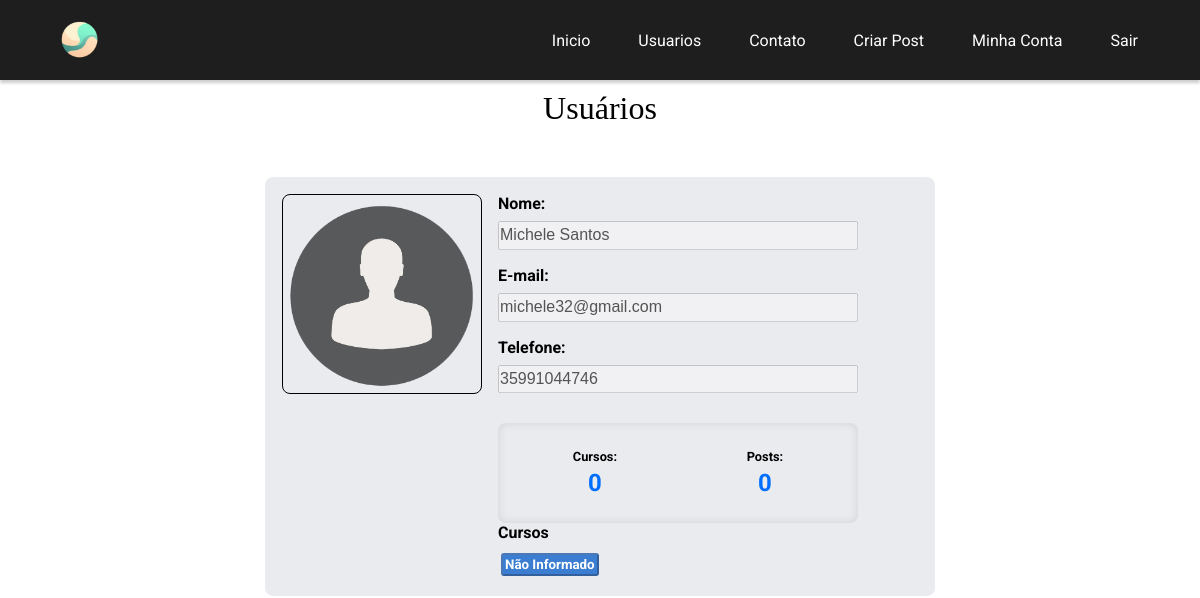
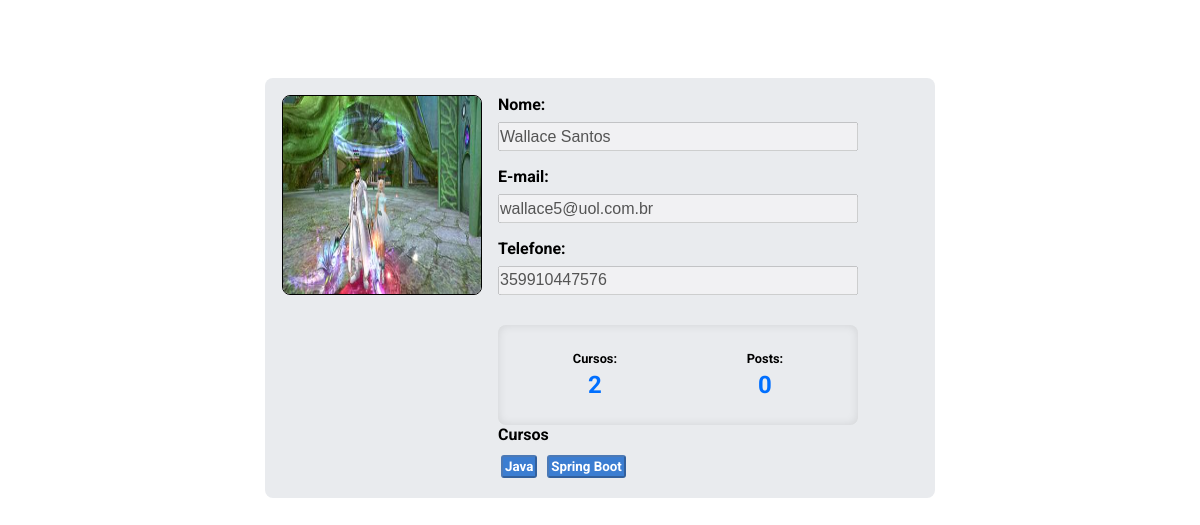
Page /usuarios (signed in) on the earlier database version (2 pictures, top to bottom).
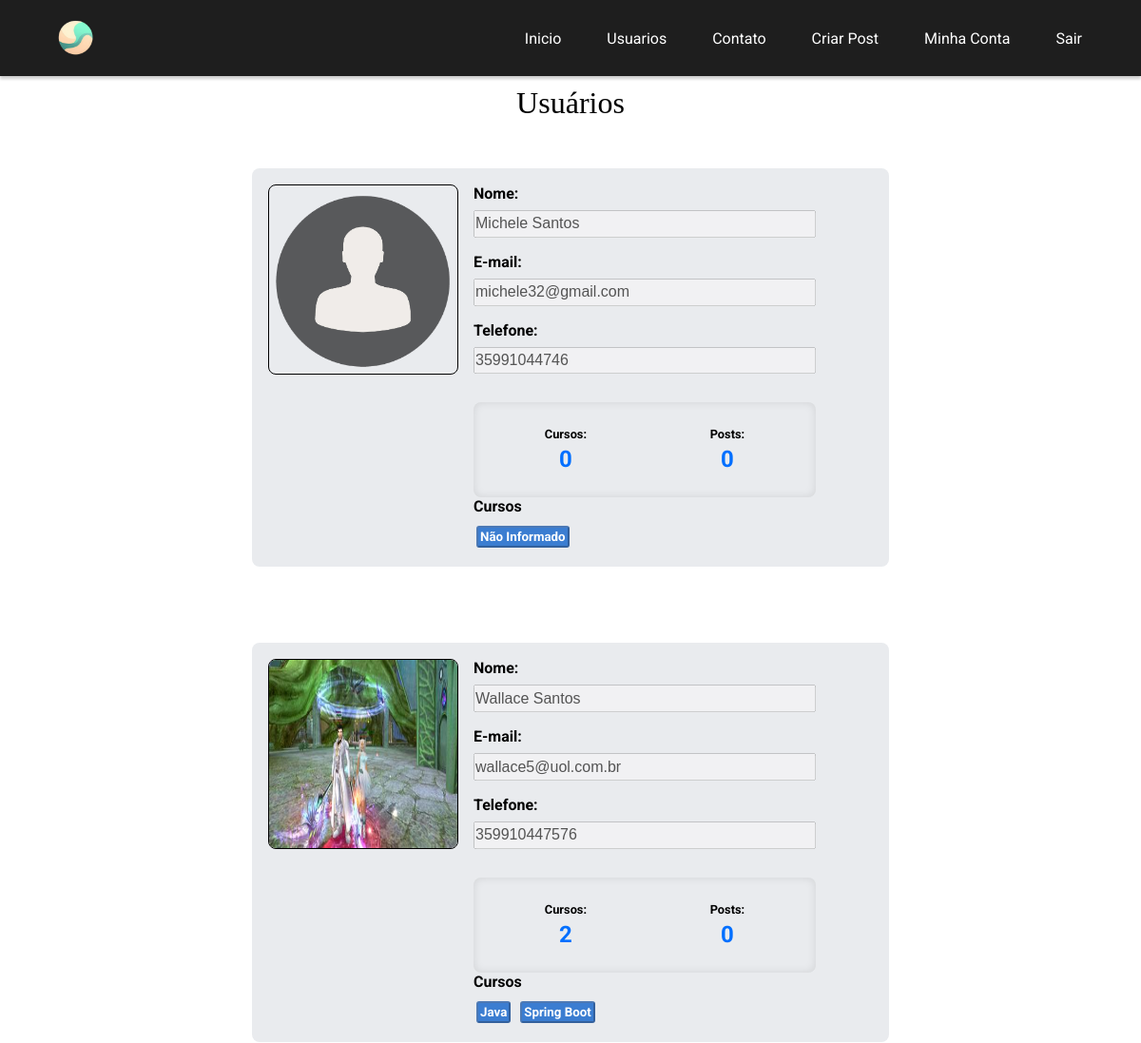
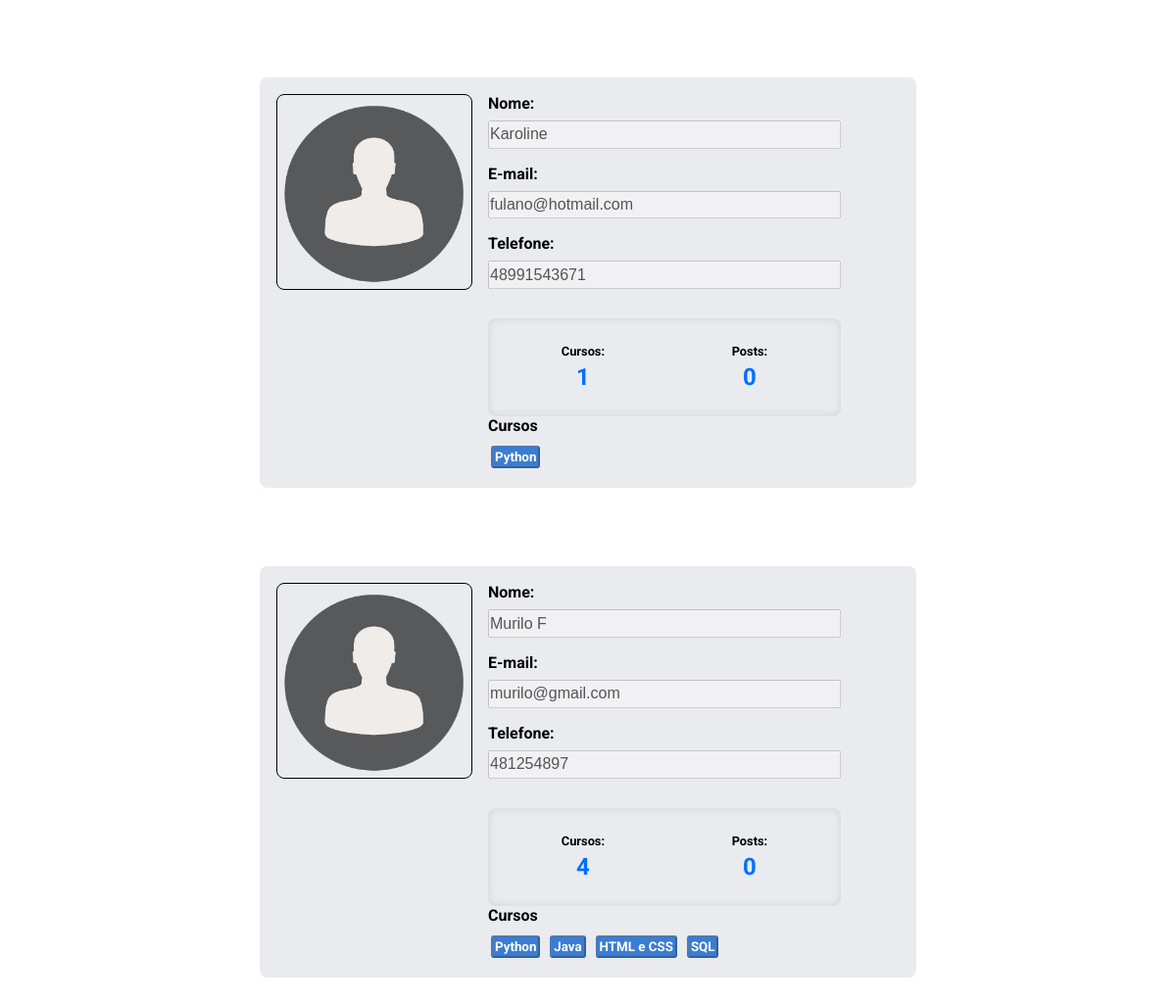
Same page on the later database version (2 pictures, top to bottom).
### comunidadeblog/models.py (models this page shows)
class Usuario(database.Model, UserMixin):
    id = database.Column(database.Integer, primary_key=True)
    username = database.Column(database.String, nullable=False)
    email = database.Column(database.String, nullable=False, unique=True)
    telefone = database.Column(database.String(14), nullable=True)
    senha = database.Column(database.String(20), nullable=False)
    foto_perfil = database.Column(database.String, default='default.jpg', nullable=False)
    posts = database.relationship('Post', backref='autor', lazy=True)      # primeiro parametro 'Post' se refere a classe Post e backre='autor
    cursos = database.Column(database.String, nullable=False, default="Não Informado")

### comunidadeblog/routes.py (the view)
@app.route('/usuarios')
@login_required
def usuarios():
    lista_usuarios = Usuario.query.all()
    return render_template('usuarios.html', lista_usuarios=lista_usuarios)

### comunidadeblog/models.py (called while the page is built)
@login_manager.user_loader
def load_usuario(id_usuario):
    return Usuario.query.get(int(id_usuario))

### comunidadeblog/templates/usuarios.html
{% extends 'base.html' %} {% block body %}
<div class="title-usuarios">Usuários</div>
{% for usuario in lista_usuarios %}
    <div class="container-minhaconta">
        <div class="content-minhaconta">
            <div class="lado">
                <img
                    src="{{ url_for('static', filename='fotos_perfil/{}'.format(usuario.foto_perfil)) }}"
                    class="image-perfil"
                    alt="imagem-perfil"
                />
            </div>
            <div class="form-dados-conta">
                <div class="form-row">
                    <label class="label-minhaconta">Nome:</label>
                    <input
                        type="text"
                        name="username"
                        id="username"
                        class="input-minhaconta"
                        value="{{ usuario.username }}"
                        disabled
                    />
                </div>
                <div class="form-row">
                    <label class="label-minhaconta">E-mail:</label>
                    <input
                        type="text"
                        name="email"
                        id="email"
                        class="input-minhaconta"
                        value="{{ usuario.email }}"
                        disabled
                    />
                </div>
                <div class="form-row">
                    <label class="label-minhaconta">Telefone:</label>
                    <input
                        type="text"
                        name="telefone"
                        id="telefone"
                        class="input-minhaconta"
                        value="{{ usuario.telefone }}"
                        disabled
                    />
                </div>
                <div class="contagem-bloco">
                    <div class="curso-bloco">
                        <label class="label-bloco">Cursos:</label>
                        <div class="contador-bloco">
                            {% if 'Não Informado' in usuario.cursos %} 0 {%
                            else %} {{ usuario.cursos.count(';') + 1 }} {%
                            endif %}
                        </div>
                    </div>
                    <div class="post-bloco">
                        <label class="label-bloco">Posts:</label>
                        <div class="contador-bloco">0</div>
                    </div>
                </div>
                <div class="meuscursos">
                    <div class="title-meuscursos">Cursos</div>
                    <div class="item-cursos">
                        {% for curso in usuario.cursos.split(';') %}
                        <button disabled="disabled" class="cursos-btn">
                            {{ curso }}
                        </button>
                        {% endfor %}
                    </div>
                </div>
            </div>
        </div>
    </div>
{% endfor %}
{% endblock %}

### comunidadeblog/templates/base.html (shortened to what this page needs)
<!DOCTYPE html>
<html lang="pt-br">
	<head>
		<link
			rel="stylesheet"
			href="{{ url_for('static', filename='css/style.css') }}"
		/>
	</head>
	<body class="{{ body_class }}">
		<div class="container">
			{% include 'navbar.html' %}
			{% block body %} {% endblock %}
		</div>
	</body>
</html>

### comunidadeblog/templates/navbar.html
<header class="header">
	<img
		src="../static/images_site/logo_semfundo.png"
		alt="image-logo"
		class="image-logo"
	/>
	<div class="navbar">
		<a href="{{url_for('home')}}" class="item-navbar">Inicio</a>
		<a href="{{url_for('usuarios')}}" class="item-navbar">Usuarios</a>
		<a href="{{url_for('contato')}}" class="item-navbar">Contato</a>
		{% if current_user.is_authenticated %}
			<a href="{{url_for('criar_post')}}" class="item-navbar">Criar Post</a>
			<a href="{{url_for('minha_conta')}}" class="item-navbar">Minha Conta</a>
			<a href="{{url_for('logout')}}" class="item-navbar">Sair</a>
		{% else %}
			<a href="{{url_for('login')}}" class="item-navbar">Login</a>
			<a href="{{url_for('criarConta')}}" class="item-navbar">Criar Conta</a>
		{% endif %}
	</div>
</header>

### comunidadeblog/static/css/style.css (style rules this page uses)
* { padding: 0; margin: 0; box-sizing: border-box; text-decoration: none; }
.container { min-height: 100vh; font-family: "Roboto", sans-serif; }
.header { background-color: #1e1e1e; display: flex; align-items: center; padding: 0 40px; justify-content: space-between; box-shadow: 0px 3px 3px rgba(0, 0, 0, 0.2); }
.image-logo { width: 80px; }
.item-navbar { padding: 10px 20px; font-size: 1rem; color: #fff; background-color: transparent; border: 2px solid transparent; border-radius: 10px; gap: 30px; transition: 0.5s; }
.container-minhaconta { padding: 2.5rem; }
.content-minhaconta { padding: 1rem; display: flex; justify-content: center; background-color: #e9ebee; border: 1px solid transparent; border-radius: 0.5rem; max-width: 670px; margin: 0 auto; }
.form-dados-conta { padding-left: 1rem; flex: 1 0 140px; }
.form-row { display: flex; flex-direction: column; margin-bottom: 1rem; }
.form-row label { font-size: 1em; font-weight: bold; margin-bottom: 0.5rem; }
.form-row input { font-size: 1em; height: 1.8rem; width: 360px; }
.contagem-bloco { display: flex; justify-content: space-around; align-items: center; background-color: #e9ebee; border-radius: 8px; box-shadow: inset 0px 0px 10px rgba(0, 0, 0, 0.1); height: 100px; margin-top: 30px; padding: 10px; width: 360px; }
.post-bloco, .curso-bloco { flex-grow: 1; text-align: center; }
.label-bloco { display: block; font-size: 0.8rem; font-weight: bold; margin-bottom: 5px; }
.contador-bloco { font-size: 1.5rem; font-weight: bold; color: #006fff; }
.image-perfil { width: 200px; height: 200px; border: 1px solid; border-radius: 8px; }
.title-meuscursos { margin-bottom: 0.5em; font-weight: bold; }
.cursos-btn { background-color: #075bc9c4; border-radius: 3px; color: #fff; margin: 3px; font-weight: bold; padding: 2px; font-family: "Roboto", Courier, monospace; }
.title-usuarios { font: 2rem bold; margin: 10px 0; text-align: center; }

Differences in the rows shown:
added Usuario: foto_perfil (placeholder picture), username "Karoline", email "fulano@hotmail.com", telefone "48991543671", cursos "1", cursos "Python"
added Usuario: foto_perfil (placeholder picture), username "Murilo F", email "murilo@gmail.com", telefone "481254897", cursos "4", curso "Python" "Java" "HTML e CSS" "SQL"
